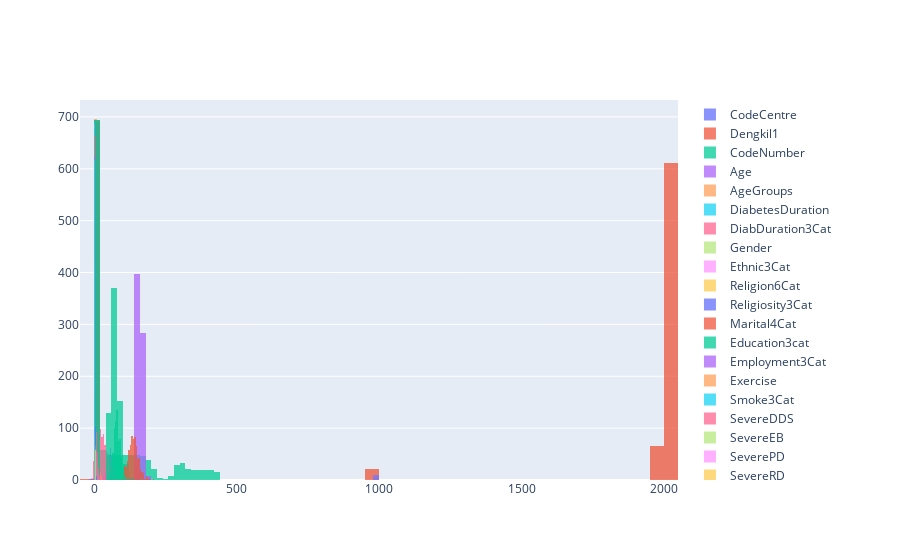

The cell this chart's notebook holds for it:
### Markdown cell above
上面是一个直观的相关性色图，下面对部分特征做一个分布情况调研

### Code cell
data.head()
import plotly.graph_objects as go
import numpy as np
name=data.columns
x_data = list(name)
fig = go.Figure()
for i in range(0,106):
    fig.add_trace(go.Histogram(x=data.iloc[:,i],
                               name=x_data[i])
                  )


fig.update_layout(barmode='overlay')
fig.update_traces(opacity=0.75)
fig.show()

### Figure 1 — Plotly figure (JSON) as saved in the notebook; plotly's stock layout.template omitted (floating-point values rounded to 4 significant figures; data arrays with more than 128 entries replaced by an {"elided": "..."} marker saying what was removed)
{"data": [{"name": "CodeCentre", "opacity": 0.75, "type": "histogram", "x": {"elided": "700 int values"}}, {"name": "Dengkil1", "opacity": 0.75, "type": "histogram", "x": {"elided": "700 int values"}}, {"name": "CodeNumber", "opacity": 0.75, "type": "histogram", "x": {"elided": "700 int values"}}, {"name": "Age", "opacity": 0.75, "type": "histogram", "x": {"elided": "700 int values"}}, {"name": "AgeGroups", "opacity": 0.75, "type": "histogram", "x": {"elided": "700 int values"}}, {"name": "DiabetesDuration", "opacity": 0.75, "type": "histogram", "x": {"elided": "700 mixed values"}}, {"name": "DiabDuration3Cat", "opacity": 0.75, "type": "histogram", "x": {"elided": "700 mixed values"}}, {"name": "Gender", "opacity": 0.75, "type": "histogram", "x": {"elided": "700 int values"}}, {"name": "Ethnic3Cat", "opacity": 0.75, "type": "histogram", "x": {"elided": "700 mixed values"}}, {"name": "Religion6Cat", "opacity": 0.75, "type": "histogram", "x": {"elided": "700 mixed values"}}, {"name": "Religiosity3Cat", "opacity": 0.75, "type": "histogram", "x": {"elided": "700 mixed values"}}, {"name": "Marital4Cat", "opacity": 0.75, "type": "histogram", "x": {"elided": "700 mixed values"}}, {"name": "Education3cat", "opacity": 0.75, "type": "histogram", "x": {"elided": "700 mixed values"}}, {"name": "Employment3Cat", "opacity": 0.75, "type": "histogram", "x": {"elided": "700 mixed values"}}, {"name": "Exercise", "opacity": 0.75, "type": "histogram", "x": {"elided": "700 mixed values"}}, {"name": "Smoke3Cat", "opacity": 0.75, "type": "histogram", "x": {"elided": "700 mixed values"}}, {"name": "SevereDDS", "opacity": 0.75, "type": "histogram", "x": {"elided": "700 mixed values"}}, {"name": "SevereEB", "opacity": 0.75, "type": "histogram", "x": {"elided": "700 mixed values"}}, {"name": "SeverePD", "opacity": 0.75, "type": "histogram", "x": {"elided": "700 mixed values"}}, {"name": "SevereRD", "opacity": 0.75, "type": "histogram", "x": {"elided": "700 mixed values"}}, {"name": "SevereIPD", "opacity": 0.75, "type": "histogram", "x": {"elided": "700 mixed values"}}, {"name": "DDS2", "opacity": 0.75, "type": "histogram", "x": {"elided": "700 int values"}}, {"name": "DDS4", "opacity": 0.75, "type": "histogram", "x": {"elided": "700 int values"}}, {"name": "DDS7", "opacity": 0.75, "type": "histogram", "x": {"elided": "700 int values"}}, {"name": "DDS10", "opacity": 0.75, "type": "histogram", "x": {"elided": "700 int values"}}, {"name": "DDS14", "opacity": 0.75, "type": "histogram", "x": {"elided": "700 int values"}}, {"name": "TotalEmotionalBurden", "opacity": 0.75, "type": "histogram", "x": {"elided": "700 mixed values"}}, {"name": "MeanEmotionalBurden", "opacity": 0.75, "type": "histogram", "x": {"elided": "700 mixed values"}}, {"name": "DDS1", "opacity": 0.75, "type": "histogram", "x": {"elided": "700 mixed values"}}, {"name": "DDS5", "opacity": 0.75, "type": "histogram", "x": {"elided": "700 int values"}}, {"name": "DDS11", "opacity": 0.75, "type": "histogram", "x": {"elided": "700 mixed values"}}, {"name": "DDS15", "opacity": 0.75, "type": "histogram", "x": {"elided": "700 int values"}}, {"name": "TotalPhysicianDistress", "opacity": 0.75, "type": "histogram", "x": {"elided": "700 mixed values"}}, {"name": "MeanPhysicianDistress", "opacity": 0.75, "type": "histogram", "x": {"elided": "700 mixed values"}}, {"name": "DDS3", "opacity": 0.75, "type": "histogram", "x": {"elided": "700 int values"}}, {"name": "DDS6", "opacity": 0.75, "type": "histogram", "x": {"elided": "700 int values"}}, {"name": "DDS8", "opacity": 0.75, "type": "histogram", "x": {"elided": "700 int values"}}, {"name": "DDS12", "opacity": 0.75, "type": "histogram", "x": {"elided": "700 int values"}}, {"name": "DDS16", "opacity": 0.75, "type": "histogram", "x": {"elided": "700 int values"}}, {"name": "TotalRegimenDistress", "opacity": 0.75, "type": "histogram", "x": {"elided": "700 mixed values"}}, {"name": "MeanRegimenDistress", "opacity": 0.75, "type": "histogram", "x": {"elided": "700 mixed values"}}, {"name": "DDS9", "opacity": 0.75, "type": "histogram", "x": {"elided": "700 mixed values"}}, {"name": "DDS13", "opacity": 0.75, "type": "histogram", "x": {"elided": "700 int values"}}, {"name": "DDS17", "opacity": 0.75, "type": "histogram", "x": {"elided": "700 int values"}}, {"name": "TotalInterpersonalDistress", "opacity": 0.75, "type": "histogram", "x": {"elided": "700 mixed values"}}, {"name": "MeanInterpersonalDistress", "opacity": 0.75, "type": "histogram", "x": {"elided": "700 mixed values"}}, {"name": "TotalDDS", "opacity": 0.75, "type": "histogram", "x": {"elided": "700 mixed values"}}, {"name": "MeanTotalDDS", "opacity": 0.75, "type": "histogram", "x": {"elided": "700 mixed values"}}, {"name": "DistressDepress", "opacity": 0.75, "type": "histogram", "x": {"elided": "700 mixed values"}}, {"name": "PHQ1", "opacity": 0.75, "type": "histogram", "x": {"elided": "700 int values"}}, {"name": "PHQ2", "opacity": 0.75, "type": "histogram", "x": {"elided": "700 int values"}}, {"name": "PHQ3", "opacity": 0.75, "type": "histogram", "x": {"elided": "700 int values"}}, {"name": "PHQ4", "opacity": 0.75, "type": "histogram", "x": {"elided": "700 mixed values"}}, {"name": "PHQ5", "opacity": 0.75, "type": "histogram", "x": {"elided": "700 int values"}}, {"name": "PHQ6", "opacity": 0.75, "type": "histogram", "x": {"elided": "700 int values"}}, {"name": "PHQ7", "opacity": 0.75, "type": "histogram", "x": {"elided": "700 int values"}}, {"name": "PHQ8", "opacity": 0.75, "type": "histogram", "x": {"elided": "700 int values"}}, {"name": "PHQ9", "opacity": 0.75, "type": "histogram", "x": {"elided": "700 int values"}}, {"name": "PHQ10", "opacity": 0.75, "type": "histogram", "x": {"elided": "700 int values"}}, {"name": "TotalPHQ", "opacity": 0.75, "type": "histogram", "x": {"elided": "700 mixed values"}}, {"name": "DepressSeverity3Cat", "opacity": 0.75, "type": "histogram", "x": {"elided": "700 mixed values"}}, {"name": "YearDiagnosed", "opacity": 0.75, "type": "histogram", "x": {"elided": "700 mixed values"}}, {"name": "Weight", "opacity": 0.75, "type": "histogram", "x": {"elided": "700 mixed values"}}, {"name": "Height", "opacity": 0.75, "type": "histogram", "x": {"elided": "700 mixed values"}}, {"name": "HbA1c6.5", "opacity": 0.75, "type": "histogram", "x": {"elided": "700 mixed values"}}, {"name": "HbA1c7.0", "opacity": 0.75, "type": "histogram", "x": {"elided": "700 mixed values"}}, {"name": "BPTarget1", "opacity": 0.75, "type": "histogram", "x": {"elided": "700 mixed values"}}, {"name": "LDLC2.6", "opacity": 0.75, "type": "histogram", "x": {"elided": "700 mixed values"}}, {"name": "HDL1.1", "opacity": 0.75, "type": "histogram", "x": {"elided": "700 mixed values"}}, {"name": "TG1.7", "opacity": 0.75, "type": "histogram", "x": {"elided": "700 mixed values"}}, {"name": "TotalC4.5", "opacity": 0.75, "type": "histogram", "x": {"elided": "700 mixed values"}}, {"name": "SBP", "opacity": 0.75, "type": "histogram", "x": {"elided": "700 int values"}}, {"name": "DBP", "opacity": 0.75, "type": "histogram", "x": {"elided": "700 float values"}}, {"name": "SBP130", "opacity": 0.75, "type": "histogram", "x": {"elided": "700 mixed values"}}, {"name": "DBP80", "opacity": 0.75, "type": "histogram", "x": {"elided": "700 mixed values"}}, {"name": "HbA1c", "opacity": 0.75, "type": "histogram", "x": {"elided": "700 float values"}}, {"name": "CBG", "opacity": 0.75, "type": "histogram", "x": {"elided": "700 float values"}}, {"name": "LDL", "opacity": 0.75, "type": "histogram", "x": {"elided": "700 float values"}}, {"name": "HDL", "opacity": 0.75, "type": "histogram", "x": {"elided": "700 float values"}}, {"name": "TG", "opacity": 0.75, "type": "histogram", "x": {"elided": "700 float values"}}, {"name": "TotalC", "opacity": 0.75, "type": "histogram", "x": {"elided": "700 float values"}}, {"name": "HPT", "opacity": 0.75, "type": "histogram", "x": {"elided": "700 int values"}}, {"name": "Dyslipid", "opacity": 0.75, "type": "histogram", "x": {"elided": "700 int values"}}, {"name": "DiabetesCx1", "opacity": 0.75, "type": "histogram", "x": {"elided": "700 mixed values"}}, {"name": "MicroCx1", "opacity": 0.75, "type": "histogram", "x": {"elided": "700 mixed values"}}, {"name": "MacroCx1", "opacity": 0.75, "type": "histogram", "x": {"elided": "700 mixed values"}}, {"name": "Stroke", "opacity": 0.75, "type": "histogram", "x": {"elided": "700 int values"}}, {"name": "IHD", "opacity": 0.75, "type": "histogram", "x": {"elided": "700 int values"}}, {"name": "Retino", "opacity": 0.75, "type": "histogram", "x": {"elided": "700 int values"}}, {"name": "Nephro", "opacity": 0.75, "type": "histogram", "x": {"elided": "700 int values"}}, {"name": "DFP", "opacity": 0.75, "type": "histogram", "x": {"elided": "700 int values"}}, {"name": "Diet", "opacity": 0.75, "type": "histogram", "x": {"elided": "700 int values"}}, {"name": "OHA", "opacity": 0.75, "type": "histogram", "x": {"elided": "700 int values"}}, {"name": "Biguanide", "opacity": 0.75, "type": "histogram", "x": {"elided": "700 int values"}}, {"name": "Sufonylureas", "opacity": 0.75, "type": "histogram", "x": {"elided": "700 int values"}}, {"name": "AGI", "opacity": 0.75, "type": "histogram", "x": {"elided": "700 int values"}}, {"name": "OHAothers", "opacity": 0.75, "type": "histogram", "x": {"elided": "700 int values"}}, {"name": "Insulin", "opacity": 0.75, "type": "histogram", "x": {"elided": "700 int values"}}, {"name": "Insulin2", "opacity": 0.75, "type": "histogram", "x": {"elided": "700 mixed values"}}, {"name": "AHAnumber", "opacity": 0.75, "type": "histogram", "x": {"elided": "700 int values"}}, {"name": "AHAZeroto3", "opacity": 0.75, "type": "histogram", "x": {"elided": "700 mixed values"}}, {"name": "LLAnumber", "opacity": 0.75, "type": "histogram", "x": {"elided": "700 int values"}}, {"name": "LLA2Cat", "opacity": 0.75, "type": "histogram", "x": {"elided": "700 mixed values"}}, {"name": "APAnumber", "opacity": 0.75, "type": "histogram", "x": {"elided": "700 int values"}}, {"name": "AHA0to3", "opacity": 0.75, "type": "histogram", "x": {"elided": "700 mixed values"}}, {"name": "APA2Cat", "opacity": 0.75, "type": "histogram", "x": {"elided": "700 mixed values"}}], "layout": {"barmode": "overlay"}}
